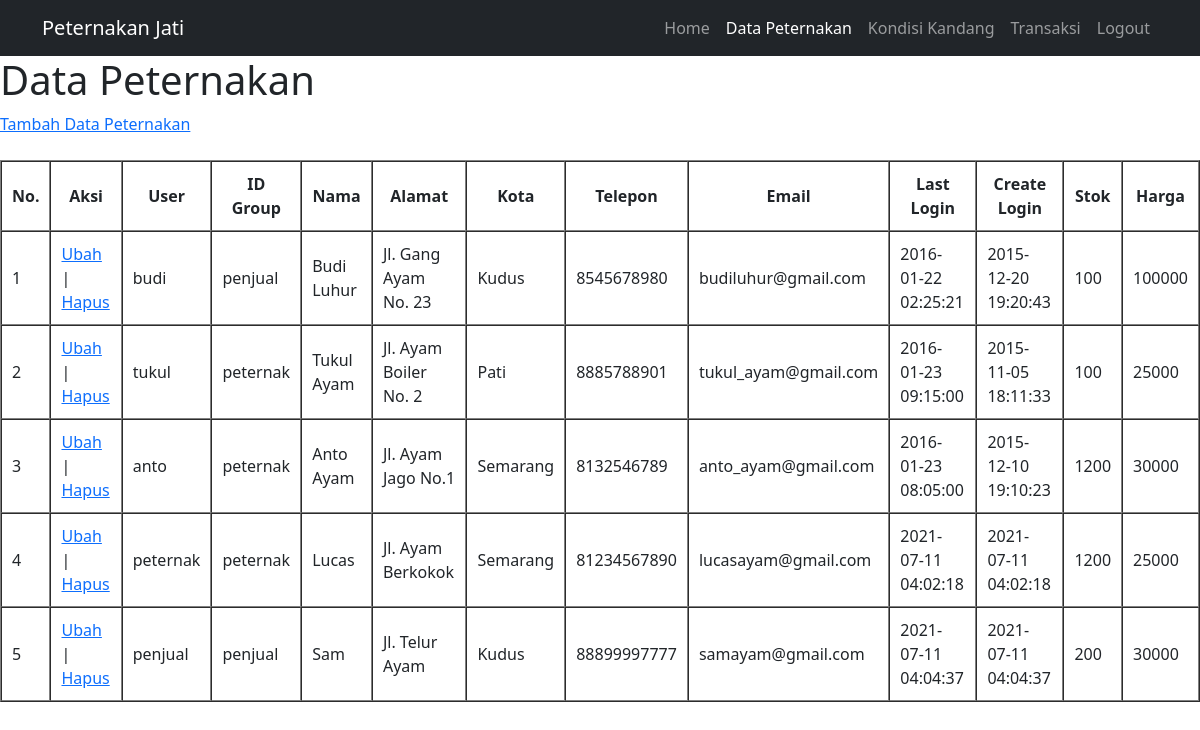
The app's page /PeternakanAyam_Draft1/admin/mainpage.php (signed in) with its own data.
### tables this page shows
CREATE TABLE `tabel_login` (
  `id` int(11) NOT NULL,
  `user` varchar(100) NOT NULL,
  `pass` varchar(400) NOT NULL,
  `id_grup` varchar(100) NOT NULL,
  `nama` text NOT NULL,
  `alamat` text NOT NULL,
  `kota` text NOT NULL,
  `tlp` decimal(20,0) NOT NULL,
  `email` text NOT NULL,
  `last_login` datetime NOT NULL,
  `create_login` datetime NOT NULL,
  `stok` int(11) NOT NULL,
  `harga` int(11) NOT NULL
);

### PeternakanAyam_Draft1/fungsi/functions.php (called while the page is built, shortened)
<?php
    $link = mysqli_connect('localhost', 'tkacom_annisa02', '3720469_*D2X', 'tkacom_peternakan_annisa');
    function query($query) {
        global $link;
        $result = mysqli_query($link, $query);
        $rows = [];
        while( $row = mysqli_fetch_assoc($result)) {
            $rows[] = $row;
        }
        return $rows;
    }
?>

### PeternakanAyam_Draft1/admin/mainpage.php (the view, shortened to what this page needs)
<?php
    require '../fungsi/functions.php';
    $ternak = query("SELECT * from tabel_login WHERE id_grup !='admin'");
?>
<!DOCTYPE html>
<html lang="en">
<head>
    <link href="../style/mainpage.css" rel="stylesheet" />
</head>
<body>
    <nav class="navbar navbar-expand-lg navbar-dark bg-dark">
        <div class="container">
            <a class="navbar-brand" href="#">Peternakan Jati</a>
            <div class="collapse navbar-collapse" id="navbarSupportedContent">
                <ul class="navbar-nav ms-auto mb-2 mb-lg-0">
                    <li class="nav-item"><a class="nav-link" href="hal_admin.php">Home</a></li>
                    <li class="nav-item"><a class="nav-link active" aria-current="page" href="mainpage.php">Data Peternakan</a></li>
                    <li class="nav-item"><a class="nav-link" href="kandang.php">Kondisi Kandang</a></li>
                    <li class="nav-item"><a class="nav-link" href="transaksi.php">Transaksi</a></li>
                    <li class="nav-item"><a class="nav-link" href="../fungsi/logout.php">Logout</a></li>
                </ul>
            </div>
        </div>
    </nav>
    <div>
    <h1>Data Peternakan</h1>
    <a href="../fungsi/tambah.php">Tambah Data Peternakan</a>
    <br><br>
    <table border="1" cellpadding="10" cellspacing="0">
    <tr>
        <th>No.</th>
        <th>Aksi</th>
        <th>User</th>
        <th>ID Group</th>
        <th>Nama</th>
        <th>Alamat</th>
        <th>Kota</th>
        <th>Telepon</th>
        <th>Email</th>
        <th>Last Login</th>
        <th>Create Login</th>
        <th>Stok</th>
        <th>Harga</th>
    </tr>
    <?php $i = 1;   ?>
    <?php foreach( $ternak as $row ): ?>
    <tr>
        <td><?= $i; ?></td>
        <td>
            <a href="../fungsi/ubah.php?id=<?= $row["id"]; ?>">Ubah</a> |
            <a href="../fungsi/hapus.php?id=<?= $row["id"]; ?>">Hapus</a>
        </td>
        <td><?= $row["user"]; ?></td>
        <td><?= $row["id_grup"]; ?></td>
        <td><?= $row["nama"]; ?></td>
        <td><?= $row["alamat"]; ?></td>
        <td><?= $row["kota"]; ?></td>
        <td><?= $row["tlp"]; ?></td>
        <td><?= $row["email"]; ?></td>
        <td><?= $row["last_login"]; ?></td>
        <td><?= $row["create_login"]; ?></td>
        <td><?= $row["stok"]; ?></td>
        <td><?= $row["harga"]; ?></td>
    </tr>
    <?php $i++; ?>
    <?php endforeach; ?>
    </table>
</div>
</body>
</html>

### records on screen
tabel_login: user "budi", id_grup "penjual", nama "Budi Luhur", alamat "Jl. Gang Ayam No. 23", kota "Kudus", tlp "8545678980", email "budiluhur@gmail.com", last_login "2016-01-22 02:25:21", create_login "2015-12-20 19:20:43", stok "100", harga "100000"
tabel_login: user "tukul", id_grup "peternak", nama "Tukul Ayam", alamat "Jl. Ayam Boiler No. 2", kota "Pati", tlp "8885788901", email "tukul_ayam@gmail.com", last_login "2016-01-23 09:15:00", create_login "2015-11-05 18:11:33", stok "100", harga "25000"
tabel_login: user "anto", id_grup "peternak", nama "Anto Ayam", alamat "Jl. Ayam Jago No.1", kota "Semarang", tlp "8132546789", email "anto_ayam@gmail.com", last_login "2016-01-23 08:05:00", create_login "2015-12-10 19:10:23", stok "1200", harga "30000"
tabel_login: user "peternak", id_grup "peternak", nama "Lucas", alamat "Jl. Ayam Berkokok", kota "Semarang", tlp "81234567890", email "lucasayam@gmail.com", last_login "2021-07-11 04:02:18", create_login "2021-07-11 04:02:18", stok "1200", harga "25000"
tabel_login: user "penjual", id_grup "penjual", nama "Sam", alamat "Jl. Telur Ayam", kota "Kudus", tlp "88899997777", email "samayam@gmail.com", last_login "2021-07-11 04:04:37", create_login "2021-07-11 04:04:37", stok "200", harga "30000"
